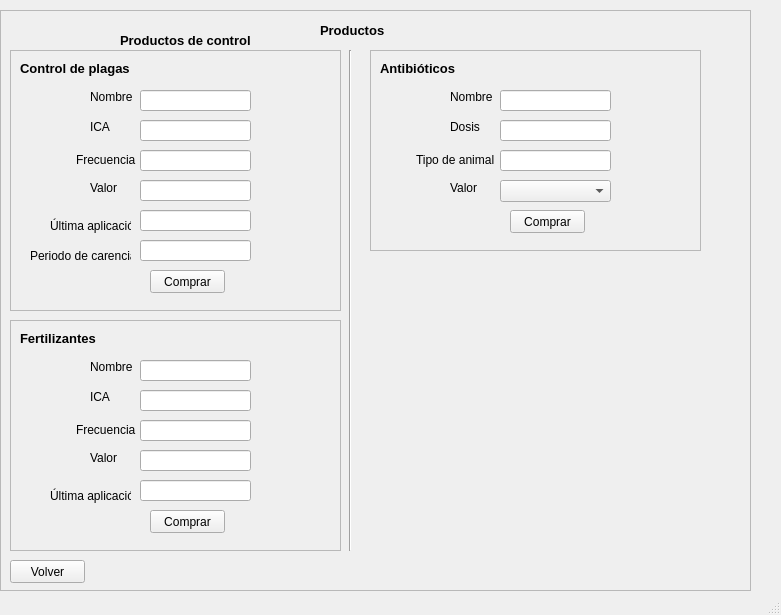
<?xml version="1.0" encoding="UTF-8"?>
<ui version="4.0">
 <class>MainWindow</class>
 <widget class="QMainWindow" name="MainWindow">
  <property name="geometry">
   <rect>
    <x>0</x>
    <y>0</y>
    <width>781</width>
    <height>615</height>
   </rect>
  </property>
  <property name="windowTitle">
   <string>MainWindow</string>
  </property>
  <widget class="QWidget" name="centralwidget">
   <widget class="QWidget" name="verticalLayoutWidget">
    <property name="geometry">
     <rect>
      <x>0</x>
      <y>10</y>
      <width>751</width>
      <height>581</height>
     </rect>
    </property>
    <layout class="QVBoxLayout" name="verticalLayout_principal">
     <item>
      <widget class="QFrame" name="frame_principal">
       <property name="frameShape">
        <enum>QFrame::StyledPanel</enum>
       </property>
       <property name="frameShadow">
        <enum>QFrame::Raised</enum>
       </property>
       <widget class="Line" name="principal_line_vertical">
        <property name="geometry">
         <rect>
          <x>340</x>
          <y>40</y>
          <width>20</width>
          <height>501</height>
         </rect>
        </property>
        <property name="orientation">
         <enum>Qt::Vertical</enum>
        </property>
       </widget>
       <widget class="QLabel" name="principal_label_titulo_productos">
        <property name="geometry">
         <rect>
          <x>320</x>
          <y>10</y>
          <width>71</width>
          <height>20</height>
         </rect>
        </property>
        <property name="font">
         <font>
          <pointsize>10</pointsize>
          <weight>75</weight>
          <bold>true</bold>
         </font>
        </property>
        <property name="text">
         <string>Productos</string>
        </property>
       </widget>
       <widget class="QWidget" name="verticalLayoutWidget_3">
        <property name="geometry">
         <rect>
          <x>10</x>
          <y>40</y>
          <width>331</width>
          <height>261</height>
         </rect>
        </property>
        <layout class="QVBoxLayout" name="verticalLayout_control_plaga">
         <item>
          <widget class="QFrame" name="frame_3_control_plaga">
           <property name="frameShape">
            <enum>QFrame::StyledPanel</enum>
           </property>
           <property name="frameShadow">
            <enum>QFrame::Raised</enum>
           </property>
           <widget class="QLineEdit" name="control_plaga_lineEdit_valor">
            <property name="geometry">
             <rect>
              <x>130</x>
              <y>130</y>
              <width>111</width>
              <height>21</height>
             </rect>
            </property>
           </widget>
           <widget class="QLabel" name="control_plaga_label_ultima_aplicacion">
            <property name="geometry">
             <rect>
              <x>40</x>
              <y>160</y>
              <width>81</width>
              <height>31</height>
             </rect>
            </property>
            <property name="text">
             <string>Última aplicación</string>
            </property>
            <property name="alignment">
             <set>Qt::AlignLeading|Qt::AlignLeft|Qt::AlignVCenter</set>
            </property>
           </widget>
           <widget class="QLabel" name="control_plaga_label_titulo_control_plaga">
            <property name="geometry">
             <rect>
              <x>10</x>
              <y>10</y>
              <width>121</width>
              <height>16</height>
             </rect>
            </property>
            <property name="font">
             <font>
              <pointsize>10</pointsize>
              <weight>75</weight>
              <bold>true</bold>
             </font>
            </property>
            <property name="text">
             <string>Control de plagas</string>
            </property>
           </widget>
           <widget class="QLabel" name="control_plaga_label_ICA">
            <property name="geometry">
             <rect>
              <x>80</x>
              <y>70</y>
              <width>47</width>
              <height>13</height>
             </rect>
            </property>
            <property name="text">
             <string>ICA</string>
            </property>
            <property name="alignment">
             <set>Qt::AlignLeading|Qt::AlignLeft|Qt::AlignVCenter</set>
            </property>
           </widget>
           <widget class="QLabel" name="control_plaga_label_nombre">
            <property name="geometry">
             <rect>
              <x>80</x>
              <y>40</y>
              <width>47</width>
              <height>13</height>
             </rect>
            </property>
            <property name="text">
             <string>Nombre</string>
            </property>
            <property name="alignment">
             <set>Qt::AlignLeading|Qt::AlignLeft|Qt::AlignVCenter</set>
            </property>
           </widget>
           <widget class="QLabel" name="control_plaga_label_frecuecia">
            <property name="geometry">
             <rect>
              <x>66</x>
              <y>100</y>
              <width>61</width>
              <height>20</height>
             </rect>
            </property>
            <property name="text">
             <string>Frecuencia</string>
            </property>
            <property name="alignment">
             <set>Qt::AlignLeading|Qt::AlignLeft|Qt::AlignVCenter</set>
            </property>
           </widget>
           <widget class="QLineEdit" name="control_plaga_lineEdit_ultima_aplicacion">
            <property name="geometry">
             <rect>
              <x>130</x>
              <y>160</y>
              <width>111</width>
              <height>21</height>
             </rect>
            </property>
            <property name="text">
             <string/>
            </property>
           </widget>
           <widget class="QLineEdit" name="control_plaga_lineEdit_nombre">
            <property name="geometry">
             <rect>
              <x>130</x>
              <y>40</y>
              <width>111</width>
              <height>21</height>
             </rect>
            </property>
           </widget>
           <widget class="QLineEdit" name="control_plaga_lineEdit_ica">
            <property name="geometry">
             <rect>
              <x>130</x>
              <y>70</y>
              <width>111</width>
              <height>21</height>
             </rect>
            </property>
           </widget>
           <widget class="QLabel" name="control_plaga_label_valor">
            <property name="geometry">
             <rect>
              <x>80</x>
              <y>130</y>
              <width>41</width>
              <height>16</height>
             </rect>
            </property>
            <property name="text">
             <string>Valor</string>
            </property>
            <property name="alignment">
             <set>Qt::AlignLeading|Qt::AlignLeft|Qt::AlignVCenter</set>
            </property>
           </widget>
           <widget class="QLineEdit" name="control_plaga_lineEdit_periodo_carencia">
            <property name="geometry">
             <rect>
              <x>130</x>
              <y>190</y>
              <width>111</width>
              <height>21</height>
             </rect>
            </property>
            <property name="text">
             <string/>
            </property>
           </widget>
           <widget class="QLineEdit" name="control_plaga_lineEdit_frecuecia_2">
            <property name="geometry">
             <rect>
              <x>130</x>
              <y>100</y>
              <width>111</width>
              <height>21</height>
             </rect>
            </property>
            <property name="text">
             <string/>
            </property>
           </widget>
           <widget class="QLabel" name="control_plaga_label_periodo_carencia">
            <property name="geometry">
             <rect>
              <x>20</x>
              <y>190</y>
              <width>101</width>
              <height>31</height>
             </rect>
            </property>
            <property name="text">
             <string>Periodo de carencia</string>
            </property>
            <property name="alignment">
             <set>Qt::AlignLeading|Qt::AlignLeft|Qt::AlignVCenter</set>
            </property>
           </widget>
           <widget class="QPushButton" name="control_plaga_pushButtom_comprar">
            <property name="geometry">
             <rect>
              <x>140</x>
              <y>220</y>
              <width>75</width>
              <height>23</height>
             </rect>
            </property>
            <property name="cursor">
             <cursorShape>PointingHandCursor</cursorShape>
            </property>
            <property name="text">
             <string>Comprar</string>
            </property>
           </widget>
          </widget>
         </item>
        </layout>
       </widget>
       <widget class="QLabel" name="principal_label_titulo_productos_control">
        <property name="geometry">
         <rect>
          <x>120</x>
          <y>20</y>
          <width>141</width>
          <height>20</height>
         </rect>
        </property>
        <property name="font">
         <font>
          <pointsize>10</pointsize>
          <weight>75</weight>
          <bold>true</bold>
         </font>
        </property>
        <property name="text">
         <string>Productos de control</string>
        </property>
       </widget>
       <widget class="QWidget" name="verticalLayoutWidget_4">
        <property name="geometry">
         <rect>
          <x>10</x>
          <y>310</y>
          <width>331</width>
          <height>231</height>
         </rect>
        </property>
        <layout class="QVBoxLayout" name="verticalLayout_fertilizantes">
         <item>
          <widget class="QFrame" name="frame__fertilizantes">
           <property name="frameShape">
            <enum>QFrame::StyledPanel</enum>
           </property>
           <property name="frameShadow">
            <enum>QFrame::Raised</enum>
           </property>
           <widget class="QLineEdit" name="fertilizantes_lineEdit_valor">
            <property name="geometry">
             <rect>
              <x>130</x>
              <y>130</y>
              <width>111</width>
              <height>21</height>
             </rect>
            </property>
           </widget>
           <widget class="QLabel" name="fertilizantes_label_ultima_aplicacion">
            <property name="geometry">
             <rect>
              <x>40</x>
              <y>160</y>
              <width>81</width>
              <height>31</height>
             </rect>
            </property>
            <property name="text">
             <string>Última aplicación</string>
            </property>
            <property name="alignment">
             <set>Qt::AlignLeading|Qt::AlignLeft|Qt::AlignVCenter</set>
            </property>
           </widget>
           <widget class="QLabel" name="fertilizantes_label_titulo">
            <property name="geometry">
             <rect>
              <x>10</x>
              <y>10</y>
              <width>121</width>
              <height>16</height>
             </rect>
            </property>
            <property name="font">
             <font>
              <pointsize>10</pointsize>
              <weight>75</weight>
              <bold>true</bold>
             </font>
            </property>
            <property name="text">
             <string>Fertilizantes</string>
            </property>
           </widget>
           <widget class="QLabel" name="fertilizantes_label_ica">
            <property name="geometry">
             <rect>
              <x>80</x>
              <y>70</y>
              <width>47</width>
              <height>13</height>
             </rect>
            </property>
            <property name="text">
             <string>ICA</string>
            </property>
            <property name="alignment">
             <set>Qt::AlignLeading|Qt::AlignLeft|Qt::AlignVCenter</set>
            </property>
           </widget>
           <widget class="QLabel" name="fertilizantes_lable_nombre">
            <property name="geometry">
             <rect>
              <x>80</x>
              <y>40</y>
              <width>47</width>
              <height>13</height>
             </rect>
            </property>
            <property name="text">
             <string>Nombre</string>
            </property>
            <property name="alignment">
             <set>Qt::AlignLeading|Qt::AlignLeft|Qt::AlignVCenter</set>
            </property>
           </widget>
           <widget class="QLabel" name="fertilizantes_label_frecuencia">
            <property name="geometry">
             <rect>
              <x>66</x>
              <y>100</y>
              <width>61</width>
              <height>20</height>
             </rect>
            </property>
            <property name="text">
             <string>Frecuencia</string>
            </property>
            <property name="alignment">
             <set>Qt::AlignLeading|Qt::AlignLeft|Qt::AlignVCenter</set>
            </property>
           </widget>
           <widget class="QLineEdit" name="fertilizantes_lineEdit_ultima_aplicacion">
            <property name="geometry">
             <rect>
              <x>130</x>
              <y>160</y>
              <width>111</width>
              <height>21</height>
             </rect>
            </property>
            <property name="text">
             <string/>
            </property>
           </widget>
           <widget class="QLineEdit" name="fertilizantes_lineEdit_nombre">
            <property name="geometry">
             <rect>
              <x>130</x>
              <y>40</y>
              <width>111</width>
              <height>21</height>
             </rect>
            </property>
           </widget>
           <widget class="QLineEdit" name="fertilizantes_lineEdit_ica">
            <property name="geometry">
             <rect>
              <x>130</x>
              <y>70</y>
              <width>111</width>
              <height>21</height>
             </rect>
            </property>
           </widget>
           <widget class="QLabel" name="fertilizantes_label_valor">
            <property name="geometry">
             <rect>
              <x>80</x>
              <y>130</y>
              <width>41</width>
              <height>16</height>
             </rect>
            </property>
            <property name="text">
             <string>Valor</string>
            </property>
            <property name="alignment">
             <set>Qt::AlignLeading|Qt::AlignLeft|Qt::AlignVCenter</set>
            </property>
           </widget>
           <widget class="QLineEdit" name="fertilizantes_lineEdit_frecuencia">
            <property name="geometry">
             <rect>
              <x>130</x>
              <y>100</y>
              <width>111</width>
              <height>21</height>
             </rect>
            </property>
            <property name="text">
             <string/>
            </property>
           </widget>
           <widget class="QPushButton" name="fertilizantes_pushButton_comprar">
            <property name="geometry">
             <rect>
              <x>140</x>
              <y>190</y>
              <width>75</width>
              <height>23</height>
             </rect>
            </property>
            <property name="cursor">
             <cursorShape>PointingHandCursor</cursorShape>
            </property>
            <property name="text">
             <string>Comprar</string>
            </property>
           </widget>
          </widget>
         </item>
        </layout>
       </widget>
       <widget class="QWidget" name="verticalLayoutWidget_5">
        <property name="geometry">
         <rect>
          <x>370</x>
          <y>40</y>
          <width>331</width>
          <height>201</height>
         </rect>
        </property>
        <layout class="QVBoxLayout" name="verticalLayout_antibiotico">
         <item>
          <widget class="QFrame" name="frame_antibiotico">
           <property name="frameShape">
            <enum>QFrame::StyledPanel</enum>
           </property>
           <property name="frameShadow">
            <enum>QFrame::Raised</enum>
           </property>
           <widget class="QLabel" name="antibiotico_label_titulo">
            <property name="geometry">
             <rect>
              <x>10</x>
              <y>10</y>
              <width>121</width>
              <height>16</height>
             </rect>
            </property>
            <property name="font">
             <font>
              <pointsize>10</pointsize>
              <weight>75</weight>
              <bold>true</bold>
             </font>
            </property>
            <property name="text">
             <string>Antibióticos</string>
            </property>
           </widget>
           <widget class="QLabel" name="antibiotico_label_dosis">
            <property name="geometry">
             <rect>
              <x>80</x>
              <y>70</y>
              <width>47</width>
              <height>13</height>
             </rect>
            </property>
            <property name="text">
             <string>Dosis</string>
            </property>
            <property name="alignment">
             <set>Qt::AlignLeading|Qt::AlignLeft|Qt::AlignVCenter</set>
            </property>
           </widget>
           <widget class="QLabel" name="antibiotico_label_nombre">
            <property name="geometry">
             <rect>
              <x>80</x>
              <y>40</y>
              <width>47</width>
              <height>13</height>
             </rect>
            </property>
            <property name="text">
             <string>Nombre</string>
            </property>
            <property name="alignment">
             <set>Qt::AlignLeading|Qt::AlignLeft|Qt::AlignVCenter</set>
            </property>
           </widget>
           <widget class="QLabel" name="antibiotico_label_tipo_animal">
            <property name="geometry">
             <rect>
              <x>46</x>
              <y>100</y>
              <width>81</width>
              <height>20</height>
             </rect>
            </property>
            <property name="text">
             <string>Tipo de animal</string>
            </property>
            <property name="alignment">
             <set>Qt::AlignLeading|Qt::AlignLeft|Qt::AlignVCenter</set>
            </property>
           </widget>
           <widget class="QLineEdit" name="antibiotico_lineEdit_nombre">
            <property name="geometry">
             <rect>
              <x>130</x>
              <y>40</y>
              <width>111</width>
              <height>21</height>
             </rect>
            </property>
           </widget>
           <widget class="QLineEdit" name="antibiotico_lineEdit_dosis">
            <property name="geometry">
             <rect>
              <x>130</x>
              <y>70</y>
              <width>111</width>
              <height>21</height>
             </rect>
            </property>
           </widget>
           <widget class="QLabel" name="antibiotico_label_valor">
            <property name="geometry">
             <rect>
              <x>80</x>
              <y>130</y>
              <width>41</width>
              <height>16</height>
             </rect>
            </property>
            <property name="text">
             <string>Valor</string>
            </property>
            <property name="alignment">
             <set>Qt::AlignLeading|Qt::AlignLeft|Qt::AlignVCenter</set>
            </property>
           </widget>
           <widget class="QLineEdit" name="antibiotico_lineEdit_tipo_animal">
            <property name="geometry">
             <rect>
              <x>130</x>
              <y>100</y>
              <width>111</width>
              <height>21</height>
             </rect>
            </property>
            <property name="text">
             <string/>
            </property>
           </widget>
           <widget class="QPushButton" name="antibiotico_pushButton">
            <property name="geometry">
             <rect>
              <x>140</x>
              <y>160</y>
              <width>75</width>
              <height>23</height>
             </rect>
            </property>
            <property name="text">
             <string>Comprar</string>
            </property>
           </widget>
           <widget class="QComboBox" name="antibiotico_comboBox_valor">
            <property name="geometry">
             <rect>
              <x>130</x>
              <y>130</y>
              <width>111</width>
              <height>22</height>
             </rect>
            </property>
           </widget>
          </widget>
         </item>
        </layout>
       </widget>
       <widget class="QPushButton" name="principal_pushButton_volver">
        <property name="geometry">
         <rect>
          <x>10</x>
          <y>550</y>
          <width>75</width>
          <height>23</height>
         </rect>
        </property>
        <property name="text">
         <string>Volver</string>
        </property>
       </widget>
      </widget>
     </item>
    </layout>
   </widget>
  </widget>
  <widget class="QStatusBar" name="statusbar"/>
 </widget>
 <resources/>
 <connections/>
</ui>
